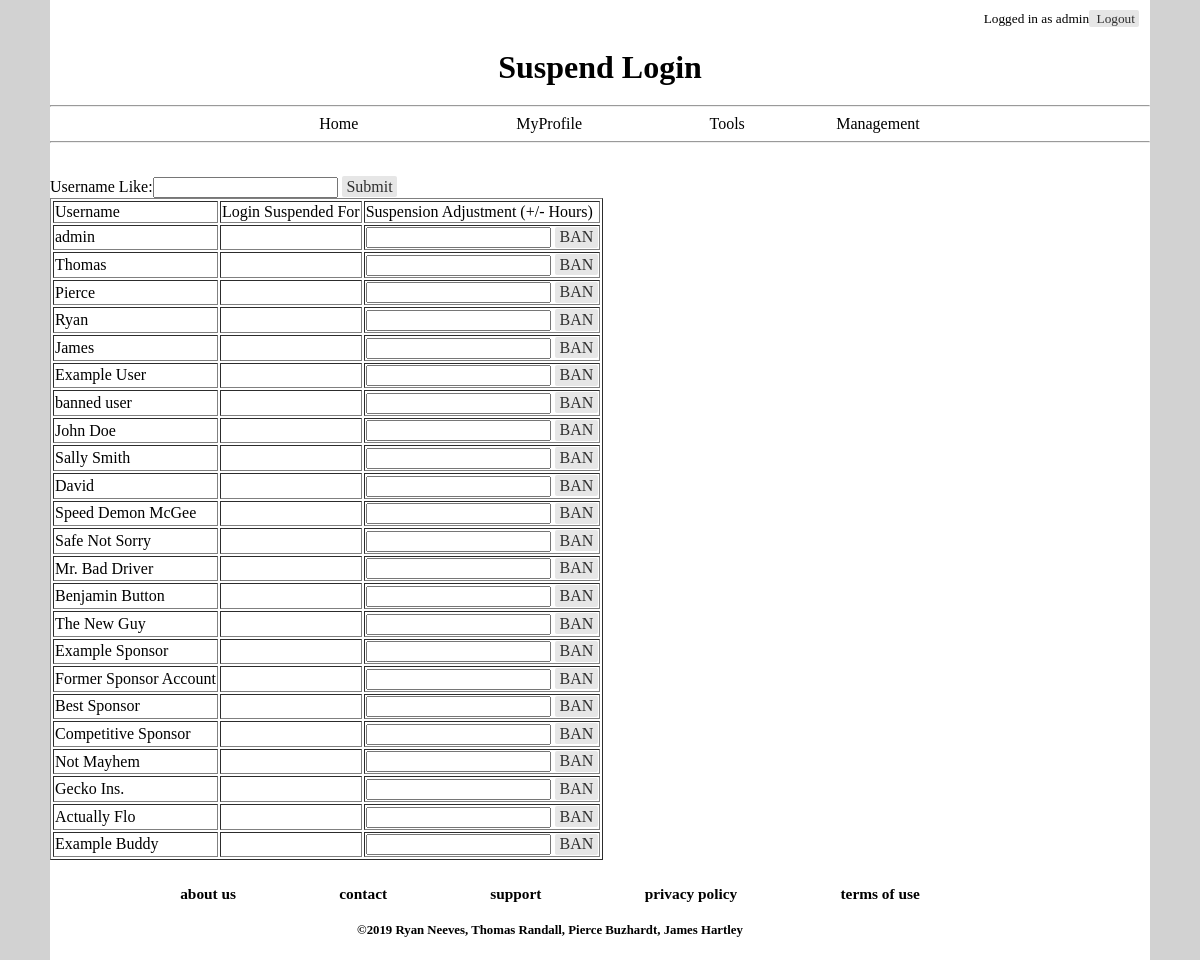
The app's page /pages/suspend_login.php (signed in) with its own data.
### tables this page shows
CREATE TABLE IF NOT EXISTS `account` (
  `account_id` int(11) NOT NULL AUTO_INCREMENT,
  `username` varchar(30) NOT NULL,
  `email_address` varchar(100) NOT NULL,
  `shipping_address` varchar(150) NOT NULL,
  `hashed_password` varchar(255) NOT NULL,
  `role` enum('driver','sponsor','admin') NOT NULL,
  `path_to_pfp` varchar(256) DEFAULT NULL,
  `live_account` INT (1) NULL DEFAULT '1',
  PRIMARY KEY (`account_id`),
  UNIQUE KEY `username` (`username`),
  UNIQUE KEY `email_address` (`email_address`)
);

### php/config.php (called while the page is built, shortened)
<?php
  $dbhost = "driverdb.cgbvpo0s4pjx.us-east-1.rds.amazonaws.com";
  $dbuser = "DrvrRwrds_1rtc";
  $dbpass = "TenRats10";
  $database = "DriverRewards4910";
?>

### php/mysqlClass.php (called while the page is built, shortened)
<?php
class mysql_db {
  public $db_connect_id;
  function __construct($dbhost, $dbuser, $dbpass, $database) {
    $this->server = $dbhost;
    $this->user = $dbuser;
    $this->password = $dbpass;
    $this->dbname = $database;
    $this->db_connect_id = new mysqli($this->server,$this->user,$this->password,$this->dbname);
    if($this->db_connect_id->connect_error) {
      die("Connection failed: " . $this->db_connect_id->connect_error);
    }
    else { return $this->db_connect_id; }
  }
  function query($query) {
    return mysqli_query($this->db_connect_id, $query);
  }
}
include_once ("config.php");
$db = new mysql_db($dbhost, $dbuser, $dbpass, $database);
?>

### pages/suspend_login.php (the view, shortened to what this page needs)
<!DOCTYPE html>
<html>
<?php $title = 'Suspend Login';
include('../php/header.php'); ?>
<main>
    <form name='search' method='POST' action='../pages/suspend_login.php'>
        <label for='reggie'>Username Like:</label><input name='reggie'
                                                         type='text' <?php if (isset($_POST['reggie'])) echo "value='$_POST[reggie]'"; ?>>
        <input class='button' type='submit'>
    </form>
    <table border='1px'>
        <?php
        $sql = "SELECT `account`.`account_id`, `username`, `login_suspended`, `product_report_mute`, `org_report_mute`, `pfp_report_mute`, `allowed_change_pfp`, TIMEDIFF(`login_suspended`, NOW()) AS `remain` FROM `account_bans` RIGHT OUTER JOIN `account` ON `account`.`account_id` = `account_bans`.`account_id` WHERE `account`.`live_account` = 1";
        $result = $db->query($sql);
        if (($nrows = mysqli_num_rows($result)) != 0) {
            echo "<tr><td>Username</td><td>Login Suspended For</td><td>Suspension Adjustment (+/- Hours)</td></tr>";
            for ($i = 0; $i < $nrows; $i += 1) {
                $row = $result->fetch_assoc();
                echo "<tr><td>$row[username]</td><td>$row[remain]</td><td>";
                ?>
                <form name="hammer" method="POST" action="../pages/suspend_login.php">
                    <input type='number' name='bonus' required>
                    <input class='button' type='submit' name='ban' value='BAN'>
                </form>
                <?php
                echo "</td></tr>";
            }
        }
        ?>
    </table>
</main>
<?php include('../php/footer.php'); ?>
</html>

### php/sqlconnect.php (shortened to what this page needs)
<?php
@include_once('./mysqlClass.php');
@include_once('../php/mysqlClass.php');
if (!isset($_SESSION["user_id"])) {
} else {
    $id = $_SESSION["user_id"];
    $sql = "SELECT username,role FROM account WHERE account_id = '$id'";
    $result = $db->query($sql);
}
function displayLogin($logged_in, $login_name)
{
    if ($logged_in == true) {
        echo "Logged in as " . $login_name . "<a class='button' href='../pages/logout.php'> Logout</a>";
    } else {
        echo "<a class='button' href=\"./login.php\">Login</a>";
        echo "	<a class = 'button' href=\"./register.php\">Register</a>";
    }
}
?>

### records on screen
account: role "admin", username "admin"
account: username "Thomas"
account: username "Pierce"
account: username "Ryan"
account: username "James"
account: username "Example User"
account: username "banned user"
account: username "John Doe"
account: username "Sally Smith"
account: username "David"
account: username "Speed Demon McGee"
account: username "Safe Not Sorry"
account: username "Mr. Bad Driver"
account: username "Benjamin Button"
account: username "The New Guy"
account: username "Example Sponsor"
account: username "Former Sponsor Account"
account: username "Best Sponsor"
account: username "Competitive Sponsor"
account: username "Not Mayhem"
account: username "Gecko Ins."
account: username "Actually Flo"
account: username "Example Buddy"

### other values on screen
$title "Suspend Login"
